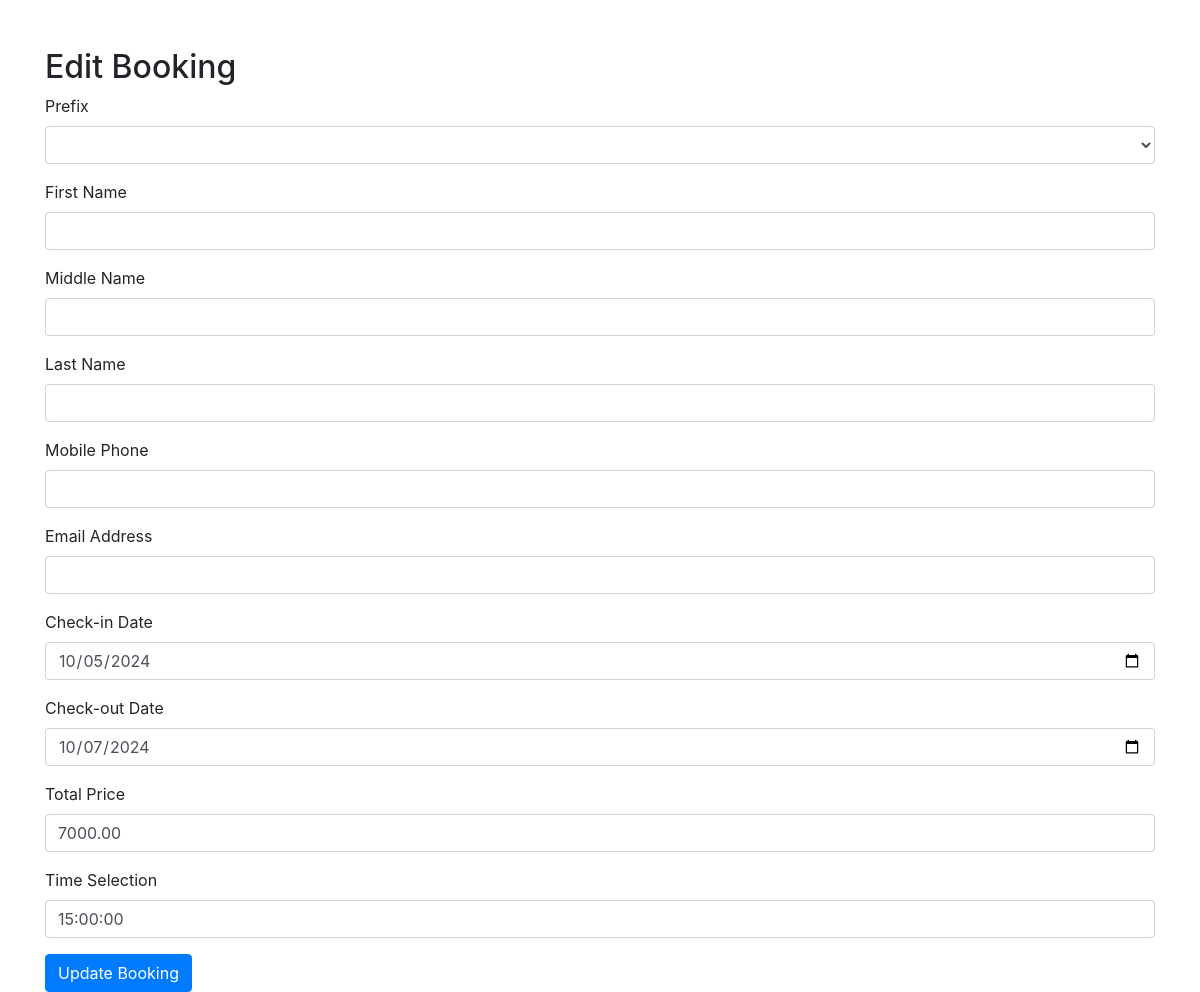
Screenshot of /edit_booking.php?id=2 with the database file from the repository.
### tables this page shows
CREATE TABLE IF NOT EXISTS bookings (
    id INT AUTO_INCREMENT PRIMARY KEY,
    prefix VARCHAR(10),
    first_name VARCHAR(50),
    middle_name VARCHAR(50),
    last_name VARCHAR(50),
    mobile_phone VARCHAR(15),
    email_address VARCHAR(100),
    address1 VARCHAR(255),
    city VARCHAR(100),
    postal_code VARCHAR(10),
    checkin_date DATE,
    checkout_date DATE,
    num_small_rooms INT,
    num_big_rooms INT,
    payment_screenshot VARCHAR(255),
    time_selection VARCHAR(20),
    total_price DECIMAL(10, 2),
    downpayment_price DECIMAL(10, 2),
    multiple_days_total_price DECIMAL(10, 2),
    created_at TIMESTAMP DEFAULT CURRENT_TIMESTAMP
);

### edit_booking.php (the view, shortened to what this page needs)
<?php
$servername = "localhost";
$username = "root";
$password = "";
$dbname = "ohana";
try {
    $pdo = new PDO("mysql:host=$servername;dbname=$dbname", $username, $password);
    $pdo->setAttribute(PDO::ATTR_ERRMODE, PDO::ERRMODE_EXCEPTION);
} catch (PDOException $e) {
    die('Connection failed: ' . $e->getMessage());
}
$stmt = $pdo->prepare("SELECT * FROM bookings WHERE id = :id");
$stmt->bindParam(':id', $_GET['id'], PDO::PARAM_INT);
$stmt->execute();
$booking = $stmt->fetch(PDO::FETCH_ASSOC);
?>
<!DOCTYPE html>
<html lang="en">
<head>
    <link href="https://stackpath.bootstrapcdn.com/bootstrap/4.5.2/css/bootstrap.min.css" rel="stylesheet">
</head>
<body>
    <div class="container mt-5">
        <h2>Edit Booking</h2>
        <form method="POST">
            <div class="form-group">
                <label for="prefix">Prefix</label>
                <select class="form-control" name="prefix" id="prefix" required>
                    <option value="<?= htmlspecialchars($booking['prefix']); ?>"><?= htmlspecialchars($booking['prefix']); ?></option>
                    <option value="Dr.">Dr.</option>
                </select>
            </div>
            <div class="form-group">
                <label for="first_name">First Name</label>
                <input type="text" class="form-control" name="first_name" id="first_name" value="<?= htmlspecialchars($booking['first_name']); ?>" required>
            </div>
            <div class="form-group">
                <label for="middle_name">Middle Name</label>
                <input type="text" class="form-control" name="middle_name" id="middle_name" value="<?= htmlspecialchars($booking['middle_name']); ?>">
            </div>
            <div class="form-group">
                <label for="last_name">Last Name</label>
                <input type="text" class="form-control" name="last_name" id="last_name" value="<?= htmlspecialchars($booking['last_name']); ?>" required>
            </div>
            <div class="form-group">
                <label for="mobile_phone">Mobile Phone</label>
                <input type="text" class="form-control" name="mobile_phone" id="mobile_phone" value="<?= htmlspecialchars($booking['mobile_phone']); ?>" required>
            </div>
            <div class="form-group">
                <label for="email_address">Email Address</label>
                <input type="email" class="form-control" name="email_address" id="email_address" value="<?= htmlspecialchars($booking['email_address']); ?>" required>
            </div>
            <div class="form-group">
                <label for="checkin_date">Check-in Date</label>
                <input type="date" class="form-control" name="checkin_date" id="checkin_date" value="<?= htmlspecialchars($booking['checkin_date']); ?>" required>
            </div>
            <div class="form-group">
                <label for="checkout_date">Check-out Date</label>
                <input type="date" class="form-control" name="checkout_date" id="checkout_date" value="<?= htmlspecialchars($booking['checkout_date']); ?>" required>
            </div>
            <div class="form-group">
                <label for="total_price">Total Price</label>
                <input type="number" class="form-control" name="total_price" id="total_price" value="<?= htmlspecialchars($booking['total_price']); ?>" required>
            </div>
            <div class="form-group">
                <label for="time_selection">Time Selection</label>
                <input type="text" class="form-control" name="time_selection" id="time_selection" value="<?= htmlspecialchars($booking['time_selection']); ?>" required>
            </div>
            <button type="submit" class="btn btn-primary">Update Booking</button>
        </form>
    </div>
</body>
</html>

### rows the page displays
bookings: checkin_date "10/05/2024", checkout_date "10/07/2024", total_price "7000.00", time_selection "15:00:00"
